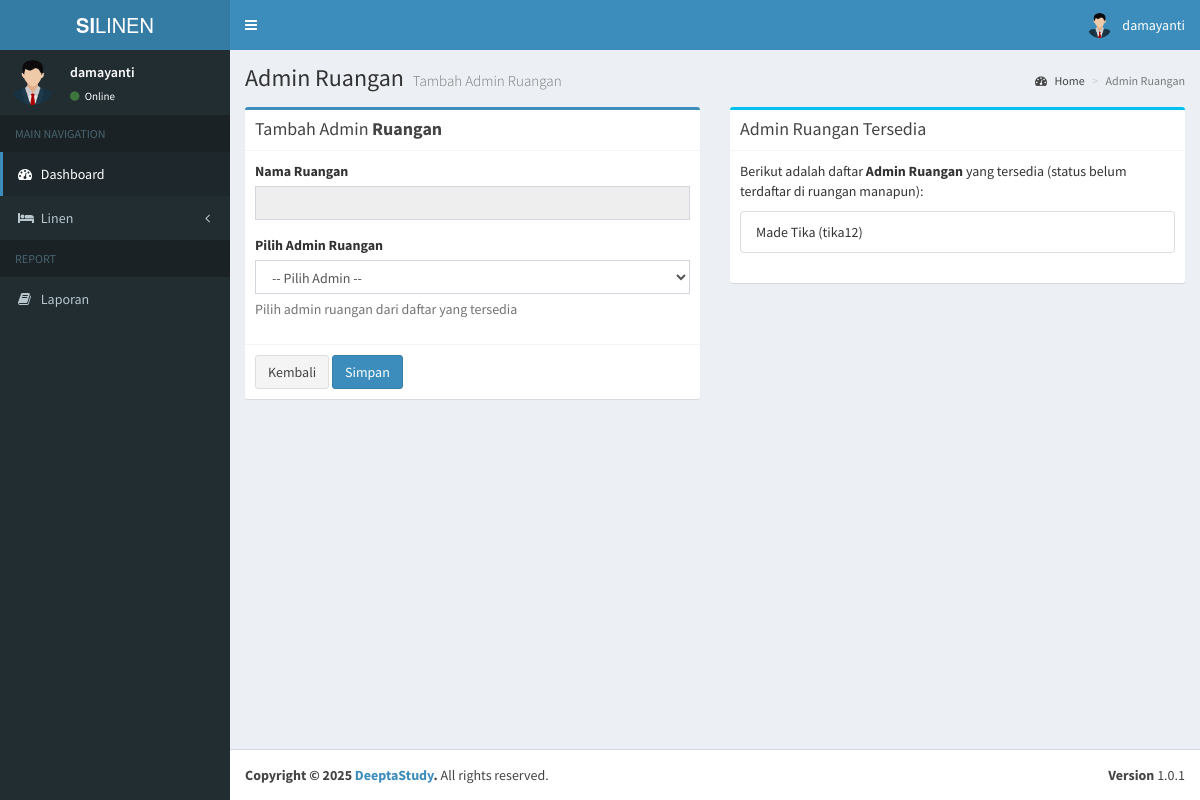
Before: /admin/tambah_admin_ruangan.php (signed in) with the older database file.
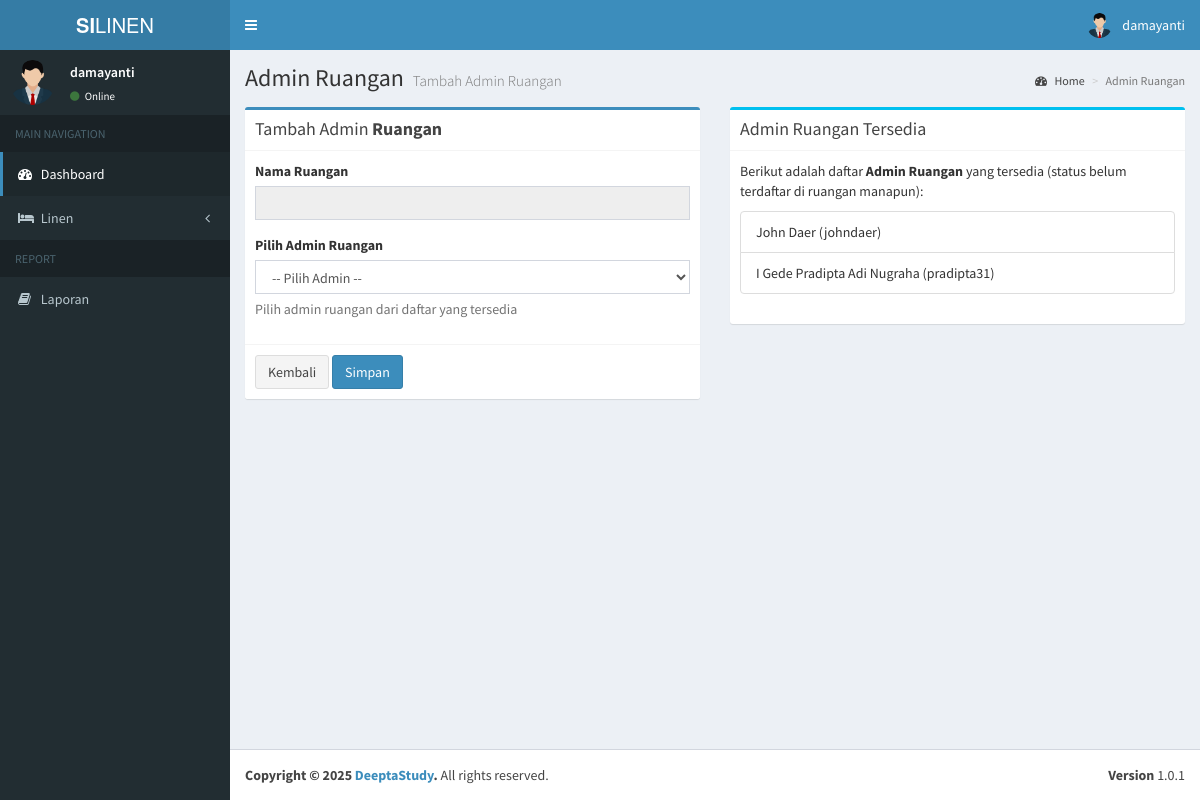
After: the same page with the newer database file.
### tables this page shows
CREATE TABLE `users` (
  `id` int(11) NOT NULL,
  `nama` varchar(100) NOT NULL,
  `username` varchar(100) NOT NULL,
  `email` varchar(100) NOT NULL,
  `password` varchar(100) NOT NULL,
  `hak_akses` varchar(25) NOT NULL,
  `status` int(11) NOT NULL,
  `status_ruangan` int(11) DEFAULT NULL
);

### admin/tambah_admin_ruangan.php (the view, shortened to what this page needs)
<?php
    include '../koneksi.php';
    $row = [];
?>
<section class="content">
    <div class="row">
        <div class="col-md-12">
        </div>
        <div class="col-md-6">
            <div class="box box-primary">
                <div class="box-header with-border">
                    <h3 class="box-title">Tambah Admin <b>Ruangan <?= $row['nama_ruangan']; ?></b></h3>
                </div>
                <form role="form" action="proses_ruangan.php" method="POST">
                    <div class="box-body">
                        <div class="form-group">
                            <label>Nama Ruangan</label>
                            <input type="text" class="form-control" value="<?= $row['nama_ruangan']; ?>" disabled>
                        </div>
                        <div class="form-group">
                            <label>Pilih Admin Ruangan</label>
                            <select name="id_user" class="form-control select2" required>
                                <option value="">-- Pilih Admin --</option>
                            </select>
                            <p class="help-block">Pilih admin ruangan dari daftar yang tersedia</p>
                        </div>
                    </div>
                    <div class="box-footer">
                        <a href="data_ruangan.php" class="btn btn-default">Kembali</a>
                        <button type="submit" name="submit" class="btn btn-primary" onclick="simpanBtn(this);">Simpan</button>
                    </div>
                </form>
            </div>
        </div>
        <div class="col-md-6">
            <div class="box box-info">
                <div class="box-header with-border">
                    <h3 class="box-title">Admin Ruangan Tersedia</h3>
                </div>
                <div class="box-body">
                    <p>Berikut adalah daftar <b>Admin Ruangan</b> yang tersedia (status belum terdaftar di ruangan manapun):</p>
                    <ul class="list-group">
                        <?php
                            $query_admin_list = mysqli_query($koneksi, "SELECT * FROM users WHERE hak_akses = 'admin_ruangan' AND status_ruangan = 0");
                            if(mysqli_num_rows($query_admin_list) > 0) {
                                while($admin = mysqli_fetch_assoc($query_admin_list)) {
                                    echo '<li class="list-group-item">'.$admin['nama'].' ('.$admin['username'].')</li>';
                                }
                            } else {
                                echo '<li class="list-group-item">Tidak ada admin ruangan yang tersedia. Silahkan tambahkan Pengguna dengan Hak Akses Admin Ruangan terlebih dahulu. Klik disini untuk menambahkan <b>Pengguna Baru</b>.
                                    <a href="tambah_pengguna.php">Tambah Pengguna</a>
                                </li>';
                            }
                        ?>
                    </ul>
                </div>
            </div>
        </div>
    </div>
</section>
<?php
    $content = ob_get_clean();
    include __DIR__ . '/../layouts/header.php';
    echo $content;
    include __DIR__ . '/../layouts/footer.php';
?>

Changed rows visible on the page:
no longer on this page (row edited): users: nama "Made Tika", username "tika12"
now on this page (row edited): users: nama "John Daer", username "johndaer"
now on this page (row edited): users: nama "I Gede Pradipta Adi Nugraha", username "pradipta31"
